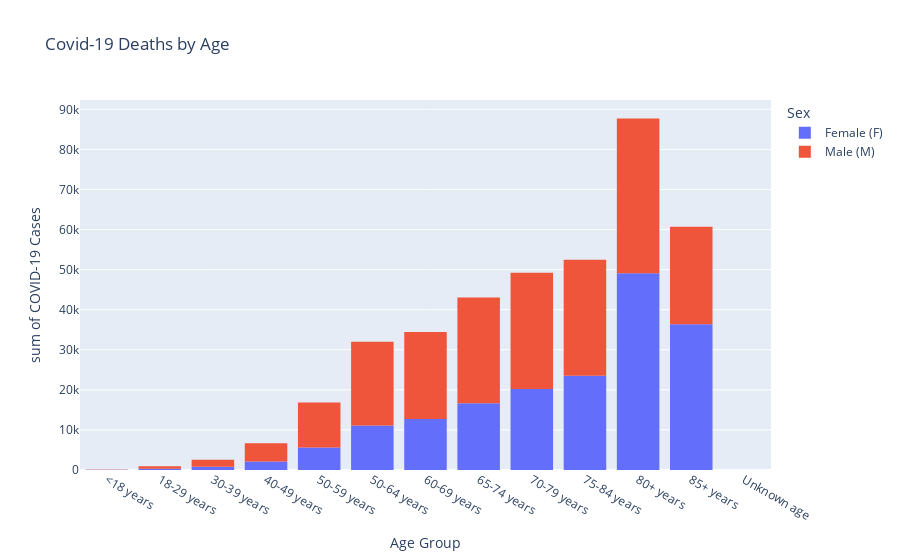

Source (notebook cell):
### Code cell
fig = px.histogram(df, x="AgeGroup", y='COVID19', color='Sex', labels={'AgeGroup':'Age Group', 'COVID19':'COVID-19 Cases'}, title="Covid-19 Deaths by Age")
fig.show()

### Figure 1 — Plotly figure (JSON) as saved in the notebook; plotly's stock layout.template omitted (floating-point values rounded to 4 significant figures)
{"data": [{"alignmentgroup": "True", "bingroup": "x", "histfunc": "sum", "hovertemplate": "Sex=Female (F)<br>Age Group=%{x}<br>sum of COVID-19 Cases=%{y}<extra></extra>", "legendgroup": "Female (F)", "marker": {"color": "#636efa", "pattern": {"shape": ""}}, "name": "Female (F)", "offsetgroup": "Female (F)", "orientation": "v", "showlegend": true, "type": "histogram", "x": ["<18 years", "18-29 years", "30-39 years", "40-49 years", "50-59 years", "50-64 years", "60-69 years", "65-74 years", "70-79 years", "75-84 years", "80+ years", "85+ years", "Unknown age", "<18 years", "18-29 years", "30-39 years", "40-49 years", "50-59 years", "50-64 years", "60-69 years", "65-74 years", "70-79 years", "75-84 years", "80+ years", "85+ years", "Unknown age", "<18 years", "18-29 years", "30-39 years", "40-49 years", "50-59 years", "50-64 years", "60-69 years", "65-74 years", "70-79 years", "75-84 years", "80+ years", "85+ years", "<18 years", "18-29 years", "30-39 years", "40-49 years", "50-59 years", "50-64 years", "60-69 years", "65-74 years", "70-79 years", "75-84 years", "80+ years", "85+ years", "Unknown age", "<18 years", "18-29 years", "30-39 years", "40-49 years", "50-59 years", "50-64 years", "60-69 years", "65-74 years", "70-79 years", "75-84 years", "80+ years", "85+ years", "<18 years", "18-29 years", "30-39 years", "40-49 years", "50-59 years", "50-64 years", "60-69 years", "65-74 years", "70-79 years", "75-84 years", "80+ years", "85+ years", "<18 years", "18-29 years", "30-39 years", "40-49 years", "50-59 years", "50-64 years", "60-69 years", "65-74 years", "70-79 years", "75-84 years", "80+ years", "85+ years", "<18 years", "18-29 years", "30-39 years", "40-49 years", "50-59 years", "50-64 years", "60-69 years", "65-74 years", "70-79 years", "75-84 years", "80+ years", "85+ years", "Unknown age", "<18 years", "18-29 years", "30-39 years", "40-49 years", "50-59 years", "50-64 years", "60-69 years", "65-74 years", "70-79 years", "75-84 years", "80+ years", "85+ years"], "xaxis": "x", "y": [0, 0, 0, 0, 1, 1, 0, 2, 2, 1, 2, 1, 0, 0, 0, 2, 0, 1, 2, 2, 2, 1, 1, 3, 2, 0, 1, 11, 40, 94, 232, 416, 445, 583, 703, 762, 1234, 853, 9, 76, 190, 519, 1480, 3031, 3589, 4814, 6143, 7379, 15882, 11870, 1, 6, 37, 102, 286, 852, 1733, 2117, 2856, 3548, 4351, 10778, 8355, 7, 43, 101, 214, 577, 1074, 1115, 1449, 1801, 2130, 4568, 3408, 9, 83, 183, 437, 1059, 2013, 2190, 2757, 3114, 3424, 6410, 4579, 8, 48, 135, 370, 952, 1879, 2116, 2654, 3087, 3481, 6384, 4525, 1, 2, 31, 74, 187, 474, 952, 1123, 1545, 1831, 2000, 3847, 2778], "yaxis": "y"}, {"alignmentgroup": "True", "bingroup": "x", "histfunc": "sum", "hovertemplate": "Sex=Male (M)<br>Age Group=%{x}<br>sum of COVID-19 Cases=%{y}<extra></extra>", "legendgroup": "Male (M)", "marker": {"color": "#EF553B", "pattern": {"shape": ""}}, "name": "Male (M)", "offsetgroup": "Male (M)", "orientation": "v", "showlegend": true, "type": "histogram", "x": ["<18 years", "18-29 years", "30-39 years", "40-49 years", "50-59 years", "50-64 years", "60-69 years", "65-74 years", "70-79 years", "75-84 years", "80+ years", "85+ years", "Unknown age", "<18 years", "18-29 years", "30-39 years", "40-49 years", "50-59 years", "50-64 years", "60-69 years", "65-74 years", "70-79 years", "75-84 years", "80+ years", "85+ years", "<18 years", "18-29 years", "30-39 years", "40-49 years", "50-59 years", "50-64 years", "60-69 years", "65-74 years", "70-79 years", "75-84 years", "80+ years", "85+ years", "Unknown age", "<18 years", "18-29 years", "30-39 years", "40-49 years", "50-59 years", "50-64 years", "60-69 years", "65-74 years", "70-79 years", "75-84 years", "80+ years", "85+ years", "Unknown age", "<18 years", "18-29 years", "30-39 years", "40-49 years", "50-59 years", "50-64 years", "60-69 years", "65-74 years", "70-79 years", "75-84 years", "80+ years", "85+ years", "Unknown age", "<18 years", "18-29 years", "30-39 years", "40-49 years", "50-59 years", "50-64 years", "60-69 years", "65-74 years", "70-79 years", "75-84 years", "80+ years", "85+ years", "<18 years", "18-29 years", "30-39 years", "40-49 years", "50-59 years", "50-64 years", "60-69 years", "65-74 years", "70-79 years", "75-84 years", "80+ years", "85+ years", "Unknown age", "<18 years", "18-29 years", "30-39 years", "40-49 years", "50-59 years", "50-64 years", "60-69 years", "65-74 years", "70-79 years", "75-84 years", "80+ years", "85+ years", "<18 years", "18-29 years", "30-39 years", "40-49 years", "50-59 years", "50-64 years", "60-69 years", "65-74 years", "70-79 years", "75-84 years", "80+ years", "85+ years"], "xaxis": "x", "y": [0, 0, 0, 0, 0, 0, 1, 1, 0, 0, 1, 1, 0, 0, 0, 0, 0, 4, 4, 1, 2, 1, 1, 1, 0, 6, 35, 123, 252, 537, 931, 850, 1040, 1123, 1099, 1395, 835, 1, 7, 146, 487, 1284, 3335, 6318, 6743, 8234, 9091, 9256, 12706, 8067, 1, 12, 86, 250, 686, 1792, 3380, 3652, 4404, 4826, 4862, 6958, 4582, 1, 11, 58, 184, 461, 1087, 1956, 1907, 2266, 2377, 2292, 3163, 2020, 16, 137, 358, 867, 1974, 3587, 3570, 4219, 4581, 4542, 5675, 3452, 3, 6, 80, 222, 695, 1649, 3087, 3304, 4050, 4427, 4358, 5426, 3311, 4, 41, 116, 324, 841, 1642, 1732, 2181, 2534, 2525, 3277, 2036], "yaxis": "y"}], "layout": {"barmode": "relative", "legend": {"title": {"text": "Sex"}, "tracegroupgap": 0}, "title": {"text": "Covid-19 Deaths by Age"}, "xaxis": {"anchor": "y", "domain": [0, 1], "title": {"text": "Age Group"}}, "yaxis": {"anchor": "x", "domain": [0, 1], "title": {"text": "sum of COVID-19 Cases"}}}}
